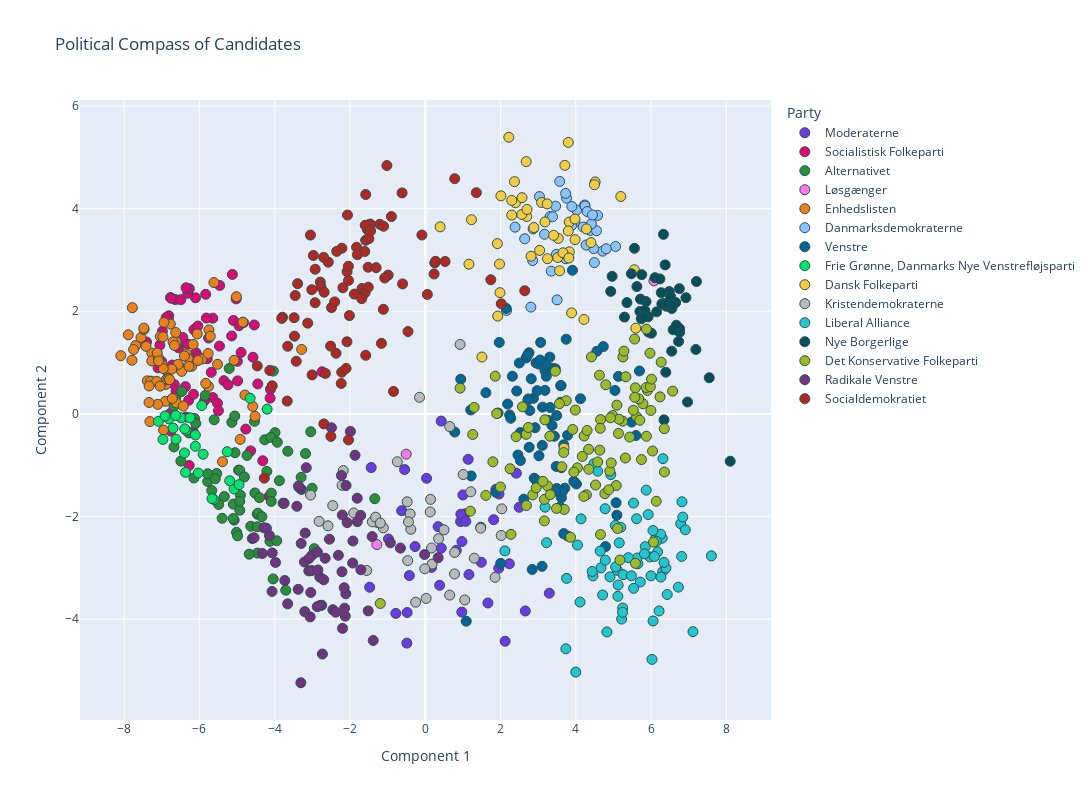

The notebook cell this image was saved under:
### Code cell
# Convert the PCA components to a DataFrame for use with Plotly
principal_df = pd.DataFrame(
    principal_components, columns=["Component 1", "Component 2"]
)

data = pd.read_excel("alldata.xlsx")

# Add candidate names and parties to this DataFrame
principal_df["Candidate"] = navn_col
principal_df["Party"] = parti_col
principal_df["Age"] = data["alder"]
principal_df["Constituency"] = data["storkreds"]

# Use Plotly Express to create the scatter plot
fig = px.scatter(
    principal_df,
    x="Component 1",
    y="Component 2",
    color="Party",
    hover_data=[
        "Candidate",
        "Party",
        "Age",
        "Constituency",
    ],  # configure hover information
    title="Political Compass of Candidates",
    color_discrete_map=party_colors,
)  # map party colors to the ones defined earlier

# Improve layout
fig.update_traces(
    marker=dict(
        size=10, line=dict(width=1, color="DarkSlateGrey")
    ),  # Customize point appearance
    textposition="top center",
)
fig.update_layout(
    showlegend=True,  # Show legend
    legend_title_text="Party",  # Legend title
    hovermode="closest",  # Hover only over the closest point
    height=800,
    width=1200,
)  # Adjust the size of the plot

# Show figure
fig.show()

### Figure 1 — Plotly figure (JSON) as saved in the notebook; plotly's stock layout.template omitted (floating-point values rounded to 4 significant figures; data arrays with more than 128 entries replaced by an {"elided": "..."} marker saying what was removed)
{"data": [{"customdata": {"elided": "42x4 mixed values"}, "hovertemplate": "Party=%{customdata[1]}<br>Component 1=%{x}<br>Component 2=%{y}<br>Candidate=%{customdata[0]}<br>Age=%{customdata[2]}<br>Constituency=%{customdata[3]}<extra></extra>", "legendgroup": "Moderaterne", "marker": {"color": "rgb(108, 57, 229)", "line": {"color": "DarkSlateGrey", "width": 1}, "size": 10, "symbol": "circle"}, "mode": "markers", "name": "Moderaterne", "orientation": "v", "showlegend": true, "textposition": "top center", "type": "scatter", "x": [3.362, -0.4901, 1.664, 0.1651, 1.139, 0.4243, -1.477, 1.816, 3.296, -0.2711, -4.221, 2.121, 1.489, 0.9387, -0.5505, 1.952, -1.438, 0.03463, 1.475, 2.495, 0.8232, 1.067, -0.782, 0.9451, 1.959, 0.3408, -0.4233, 1.16, 1.876, 2.419, 2.233, 2.658, 0.3808, 3.782, 1.002, 0.4237, 1.076, -0.6272, 0.9739, -0.978, -0.4816, 0.9708], "xaxis": "x", "y": [-1.517, -4.467, -3.685, -2.992, -0.8857, -2.617, -3.378, -2.062, -3.496, -2.585, -2.228, -4.431, -2.892, -2.098, -1.085, -3.01, -1.047, -1.255, -2.208, -1.821, -2.659, -1.945, -3.888, -1.956, -1.562, -2.197, -3.151, -3.131, -1.471, -1.156, -2.922, -3.841, -3.341, -2.38, -1.58, -0.1407, -2.094, -1.886, -2.488, -2.438, -3.871, -3.863], "yaxis": "y"}, {"customdata": {"elided": "70x4 mixed values"}, "hovertemplate": "Party=%{customdata[1]}<br>Component 1=%{x}<br>Component 2=%{y}<br>Candidate=%{customdata[0]}<br>Age=%{customdata[2]}<br>Constituency=%{customdata[3]}<extra></extra>", "legendgroup": "Socialistisk Folkeparti", "marker": {"color": "rgb(221, 8, 120)", "line": {"color": "DarkSlateGrey", "width": 1}, "size": 10, "symbol": "circle"}, "mode": "markers", "name": "Socialistisk Folkeparti", "orientation": "v", "showlegend": true, "textposition": "top center", "type": "scatter", "x": [-6.092, -7.052, -6.644, -4.641, -6.765, -6.558, -7.407, -7.101, -6.105, -5.647, -5.647, -6.374, -6.168, -4.319, -6.816, -6.256, -5.098, -6.781, -6.724, -5.463, -6.289, -4.544, -5.687, -6.494, -6.317, -5.835, -5.144, -4.115, -4.769, -6.361, -6.824, -5.758, -6.309, -5.522, -6.885, -6.669, -6.27, -5.497, -6.04, -5.794, -5.469, -7.005, -6.356, -2.743, -6.149, -6.77, -6.532, -6.445, -4.579, -5.35, -6.624, -4.147, -4.83, -6.044, -6.594, -6.987, -5.026, -6.752, -4.994, -5.817, -6.273, -4.452, -4.895, -6.16, -5.865, -5.242, -5.126, -4.124, -4.986, -4.949], "xaxis": "x", "y": [1.192, 1.341, 2.228, -0.7212, -0.336, 1.287, 1.402, 0.8968, 2.262, 0.3191, 1.865, 0.5311, -0.3494, -0.9136, 1.911, 1.096, 1.82, 0.008827, 0.9522, 2.503, 0.2635, 1.733, 0.81, 2.226, 1.361, 2.33, 1.519, 0.4782, -0.2962, -0.06233, 1.822, 1.478, 2.35, 0.2072, 1.878, 0.5706, 2.44, 0.05958, 1.118, 1.076, 1.322, 1.021, 2.457, 0.8208, 1.643, 2.266, 0.8992, 1.49, 1.104, 0.6473, 0.448, -1.606, 1.779, 1.712, 1.358, 1.609, 2.241, 2.253, 1.024, 1.867, -1.006, 0.5842, 1.198, 0.3824, 0.2598, 0.5662, 2.718, 0.307, 0.6434, 1.719], "yaxis": "y"}, {"customdata": {"elided": "67x4 mixed values"}, "hovertemplate": "Party=%{customdata[1]}<br>Component 1=%{x}<br>Component 2=%{y}<br>Candidate=%{customdata[0]}<br>Age=%{customdata[2]}<br>Constituency=%{customdata[3]}<extra></extra>", "legendgroup": "Alternativet", "marker": {"color": "rgb(42, 143, 57)", "line": {"color": "DarkSlateGrey", "width": 1}, "size": 10, "symbol": "circle"}, "mode": "markers", "name": "Alternativet", "orientation": "v", "showlegend": true, "textposition": "top center", "type": "scatter", "x": [-4.96, -4.038, -2.949, -4.46, -4.266, -4.93, -4.127, -6.13, -6.678, -4.736, -5.015, -6.633, -5.341, -4.912, -5.141, -5.101, -3.949, -4.461, -5.674, -6.679, -5.078, -4.537, -4.451, -5.063, -3.994, -3.877, -5.675, -3.299, -3.044, -4.092, -5.849, -3.708, -6.148, -5.781, -5.107, -3.653, -5.399, -6.493, -4.637, -3.008, -5.211, -4.527, -4.093, -5.61, -6.279, -5.056, -4.406, -4.102, -4.211, -3.183, -5.544, -4.341, -4.987, -6.099, -3.932, -6.472, -4.464, -5.49, -4.929, -4.042, -4.93, -4.679, -3.779, -1.342, -5.782, -4.807, -5.581], "xaxis": "x", "y": [-1.096, 0.8349, -2.626, -1.956, -0.5047, -1.099, -2.483, -0.08919, -0.6439, -0.8094, -2.308, 0.3056, -1.612, -1.584, -0.1642, -1.758, -2.472, -2.713, -1.493, 0.1489, -2.07, -0.1445, -1.936, -0.04199, -0.3655, -1.303, -1.215, -1.236, -0.348, -1.545, 0.3588, -3.437, -1.249, -1.318, -2.038, -0.7282, -2.035, -0.921, -2.19, -1.45, 0.8861, -1.541, -1.705, -0.1145, -0.3719, -0.7565, -1.633, -0.457, -1.121, -0.7743, -1.162, -2.003, -2.377, -0.1878, -0.5531, 0.4363, -2.198, -1.766, -1.877, -3.216, -1.705, -2.733, -1.742, -1.653, -1.167, -1.229, -1.265], "yaxis": "y"}, {"customdata": [["Tom Gillesberg", "Løsgænger", 58, "Københavns Storkreds"], ["Chresten H. Ibsen", "Løsgænger", 46, "Østjyllands Storkreds"], ["Rasmus Paludan", "Løsgænger", 40, "Sjællands Storkreds"]], "hovertemplate": "Party=%{customdata[1]}<br>Component 1=%{x}<br>Component 2=%{y}<br>Candidate=%{customdata[0]}<br>Age=%{customdata[2]}<br>Constituency=%{customdata[3]}<extra></extra>", "legendgroup": "Løsgænger", "marker": {"color": "rgb(255, 118, 237)", "line": {"color": "DarkSlateGrey", "width": 1}, "size": 10, "symbol": "circle"}, "mode": "markers", "name": "Løsgænger", "orientation": "v", "showlegend": true, "textposition": "top center", "type": "scatter", "x": [-0.5069, -1.287, 6.075], "xaxis": "x", "y": [-0.7847, -2.547, 2.592], "yaxis": "y"}, {"customdata": {"elided": "74x4 mixed values"}, "hovertemplate": "Party=%{customdata[1]}<br>Component 1=%{x}<br>Component 2=%{y}<br>Candidate=%{customdata[0]}<br>Age=%{customdata[2]}<br>Constituency=%{customdata[3]}<extra></extra>", "legendgroup": "Enhedslisten", "marker": {"color": "rgb(237, 128, 25)", "line": {"color": "DarkSlateGrey", "width": 1}, "size": 10, "symbol": "circle"}, "mode": "markers", "name": "Enhedslisten", "orientation": "v", "showlegend": true, "textposition": "top center", "type": "scatter", "x": [-4.522, -7.265, -5.93, -6.908, -6.51, -7.111, -7.784, -3.285, -6.875, -6.344, -6.892, -4.848, -7.292, -4.586, -5.749, -6.872, -7.794, -7.386, -6.872, -6.954, -6.774, -7.421, -6.204, -6.624, -7.042, -6.473, -7.697, -6.299, -6.569, -6.817, -7.296, -5.771, -6.945, -6.983, -6.611, -6.703, -6.632, -7.137, -5.761, -6.28, -7.892, -6.797, -6.06, -6.402, -6.97, -6.665, -8.091, -7.317, -6.431, -7.267, -5.834, -5.616, -6.736, -7.751, -6.722, -7.554, -7.341, -7.474, -7.091, -7.339, -7.479, -5.389, -6.17, -6.963, -4.792, -6.041, -7.047, -7.122, -4.919, -7.088, -5.081, -5.521, -5.018, -5.714], "xaxis": "x", "y": [-0.04769, 1.183, 1.069, 0.2453, 0.9064, 0.1862, 2.069, 1.256, 0.843, 1.172, 0.5739, 1.788, 0.639, 0.1458, 1.636, 0.6728, 1.046, 0.6442, 0.6785, -0.3151, 1.752, 1.316, 0.9283, 1.413, 1.509, 0.8288, 1.331, 1.076, 0.9654, 0.6912, 0.632, 1.178, 1.782, 0.947, 0.2131, 1.405, 1.587, 0.635, 0.5341, 0.9253, 1.542, 0.6671, 1.558, 1.13, 1.502, 1.333, 1.134, -0.1499, 0.1527, 1.033, 0.595, 2.559, 0.8723, 1.254, 0.3012, 1.488, 0.2224, 1.645, 1.094, 0.5442, 1.671, -0.9325, 1.355, 0.8825, 0.3669, 1.04, 0.5412, 1.187, -0.4973, 1.031, 1.044, 0.9662, 2.283, 1.514], "yaxis": "y"}, {"customdata": {"elided": "37x4 mixed values"}, "hovertemplate": "Party=%{customdata[1]}<br>Component 1=%{x}<br>Component 2=%{y}<br>Candidate=%{customdata[0]}<br>Age=%{customdata[2]}<br>Constituency=%{customdata[3]}<extra></extra>", "legendgroup": "Danmarksdemokraterne", "marker": {"color": "rgb(138, 195, 255)", "line": {"color": "DarkSlateGrey", "width": 1}, "size": 10, "symbol": "circle"}, "mode": "markers", "name": "Danmarksdemokraterne", "orientation": "v", "showlegend": true, "textposition": "top center", "type": "scatter", "x": [2.853, 4.389, 3.755, 3.314, 4.025, 4.236, 3.463, 4.245, 3.347, 4.301, 3.729, 4.712, 4.55, 3.502, 3.975, 2.641, 3.381, 4.473, 4.414, 5.057, 4.493, 2.161, 3.169, 2.805, 3.888, 4.195, 2.386, 3.893, 3.573, 4.579, 3.734, 3.484, 3.034, 4.274, 4.808, 2.866, 4.443], "xaxis": "x", "y": [2.989, 3.576, 4.204, 3.845, 3.972, 4.071, 4.048, 4.052, 2.782, 3.944, 4.297, 3.171, 3.57, 2.222, 3.739, 3.412, 3.842, 3.221, 3.702, 3.263, 2.948, 2.017, 3.501, 2.081, 3.671, 3.641, 3.639, 4.041, 4.531, 3.868, 3.022, 3.108, 4.235, 3.291, 3.219, 3.605, 3.877], "yaxis": "y"}, {"customdata": {"elided": "84x4 mixed values"}, "hovertemplate": "Party=%{customdata[1]}<br>Component 1=%{x}<br>Component 2=%{y}<br>Candidate=%{customdata[0]}<br>Age=%{customdata[2]}<br>Constituency=%{customdata[3]}<extra></extra>", "legendgroup": "Venstre", "marker": {"color": "rgb(0, 102, 151)", "line": {"color": "DarkSlateGrey", "width": 1}, "size": 10, "symbol": "circle"}, "mode": "markers", "name": "Venstre", "orientation": "v", "showlegend": true, "textposition": "top center", "type": "scatter", "x": [3.479, 0.7826, 3.065, 3.708, 3.494, 5.091, 3.91, 3.783, 3.179, 3.116, 1.218, 3.109, 5.07, 2.463, 2.894, 2.841, 3.315, 1.934, 4.788, 2.617, 3.216, 2.241, 1.088, 2.917, 3.021, 2.189, 2.68, 4.73, 3.62, 2.314, 3.181, 4.016, 3.677, 5.691, 5.598, 3.103, 3.745, 2.755, 2.004, 2.875, 3.262, 3.381, 3.309, 0.9423, 2.944, 2.499, 4.56, 2.721, 2.149, 3.014, 3.593, 2.776, 2.815, 3.49, 2.738, 3.6, 1.61, 2.76, 3.368, 3.643, 3.43, 5.133, 1.966, 3.21, 5.04, 3.679, 1.207, 3.455, 4.124, 5.483, 3.606, 2.728, 2.271, 2.43, 3.051, 1.874, 2.961, 2.528, 3.472, 3.614, 3.581, 2.973, 2.526, 3.947], "xaxis": "x", "y": [-1.024, -0.3538, 1.393, -1.448, -1.454, -1.974, 2.799, -0.4149, 0.4579, 0.1318, -1.209, -0.6144, -1.731, -0.8023, -1.255, -3.032, 0.1244, 0.01755, -2.586, -1.662, 0.7335, -0.02127, -4.041, -0.2685, -0.8163, 0.1913, 1.091, 1.312, -1.634, 0.7334, 0.8406, -1.367, -0.6034, 0.8362, -0.4219, -2.971, 1.455, 1.191, -2.913, 0.3032, -0.1241, 0.8887, 1.106, 0.676, 0.9941, 0.9918, 1.221, 1.148, 2.056, 0.9702, 0.2264, 0.06494, 0.6845, -0.03243, 0.2901, 0.5494, 0.413, -0.6513, -0.2257, -1.513, -0.436, 0.7315, 1.393, 0.9617, 0.457, -2.333, 0.07573, 0.8787, 0.2941, -0.1591, 0.553, 0.2697, -0.0854, 0.4456, 1.05, -1.528, -1.303, -0.9088, -1.507, -1.048, -1.816, 0.4529, -0.3645, -1.315], "yaxis": "y"}, {"customdata": [["Ali Khatib", "Frie Grønne, Danmarks Nye Venstrefløjsparti", 27, "Østjyllands Storkreds"], ["Sara Hvidbak Grouleff", "Frie Grønne, Danmarks Nye Venstrefløjsparti", 33, "Østjyllands Storkreds"], ["Mohamed Abdikarim", "Frie Grønne, Danmarks Nye Venstrefløjsparti", 33, "Østjyllands Storkreds"], ["Karina Dammand", "Frie Grønne, Danmarks Nye Venstrefløjsparti", 42, "Østjyllands Storkreds"], ["Niko Grünfeld", "Frie Grønne, Danmarks Nye Venstrefløjsparti", 47, "Østjyllands Storkreds"], ["Iben Kirstine Parmann", "Frie Grønne, Danmarks Nye Venstrefløjsparti", 26, "Københavns Storkreds"], ["Daniel Tomicic", "Frie Grønne, Danmarks Nye Venstrefløjsparti", 26, "Københavns Storkreds"], ["Sikandar Siddique", "Frie Grønne, Danmarks Nye Venstrefløjsparti", 36, "Københavns Storkreds"], ["Elise Bjerkrheim", "Frie Grønne, Danmarks Nye Venstrefløjsparti", 48, "Københavns Storkreds"], ["Rashid Ali", "Frie Grønne, Danmarks Nye Venstrefløjsparti", 38, "Københavns Storkreds"], ["Rajesh Holmen", "Frie Grønne, Danmarks Nye Venstrefløjsparti", 34, "Københavns Storkreds"], ["Sazan Garmiyani", "Frie Grønne, Danmarks Nye Venstrefløjsparti", 29, "Københavns Storkreds"], ["Esra Ocak", "Frie Grønne, Danmarks Nye Venstrefløjsparti", 33, "Nordjyllands Storkreds"], ["Susanne Zimmer", "Frie Grønne, Danmarks Nye Venstrefløjsparti", 62, "Nordjyllands Storkreds"], ["Nishan Ganesh", "Frie Grønne, Danmarks Nye Venstrefløjsparti", 35, "Fyns Storkreds"], ["Rishi Balachandran", "Frie Grønne, Danmarks Nye Venstrefløjsparti", 31, "Vestjyllands Storkreds"], ["Marianne Karlberg", "Frie Grønne, Danmarks Nye Venstrefløjsparti", 58, "Sydjyllands Storkreds"], ["Xenia Anderson", "Frie Grønne, Danmarks Nye Venstrefløjsparti", 20, "Sjællands Storkreds"], ["Ahmet Üzümcü", "Frie Grønne, Danmarks Nye Venstrefløjsparti", 35, "Sjællands Storkreds"], ["Jasmin Kaur", "Frie Grønne, Danmarks Nye Venstrefløjsparti", 21, "Sjællands Storkreds"], ["Yadvinder Singh", "Frie Grønne, Danmarks Nye Venstrefløjsparti", 30, "Sjællands Storkreds"], ["Clara Rebecca Svarc", "Frie Grønne, Danmarks Nye Venstrefløjsparti", 31, "Nordsjællands Storkreds"], ["Lars Oskan-Henriksen", "Frie Grønne, Danmarks Nye Venstrefløjsparti", 51, "Nordsjællands Storkreds"], ["Sabrina Raaschou Brammer", "Frie Grønne, Danmarks Nye Venstrefløjsparti", 22, "Københavns Omegns Storkreds"], ["Aqeel Akhtar", "Frie Grønne, Danmarks Nye Venstrefløjsparti", 31, "Københavns Omegns Storkreds"], ["Asham Nadeem", "Frie Grønne, Danmarks Nye Venstrefløjsparti", 26, "Københavns Omegns Storkreds"]], "hovertemplate": "Party=%{customdata[1]}<br>Component 1=%{x}<br>Component 2=%{y}<br>Candidate=%{customdata[0]}<br>Age=%{customdata[2]}<br>Constituency=%{customdata[3]}<extra></extra>", "legendgroup": "Frie Grønne, Danmarks Nye Venstrefløjsparti", "marker": {"color": "rgb(0, 230, 106)", "line": {"color": "DarkSlateGrey", "width": 1}, "size": 10, "symbol": "circle"}, "mode": "markers", "name": "Frie Grønne, Danmarks Nye Venstrefløjsparti", "orientation": "v", "showlegend": true, "textposition": "top center", "type": "scatter", "x": [-4.204, -5.617, -6.399, -6.371, -6.109, -6.702, -6.489, -6.109, -6.813, -7.092, -6.032, -4.655, -5.668, -5.081, -5.94, -6.63, -4.949, -6.356, -5.903, -5.264, -6.392, -6.971, -6.915, -6.624, -5.197, -6.25], "xaxis": "x", "y": [0.09137, -1.667, -0.761, -1.139, -0.6314, -0.2769, -0.0765, -0.4111, -0.09616, -0.1441, -1.152, 0.3056, -1.652, -1.463, 0.162, -0.03159, -1.378, -0.3179, -0.7862, -0.7374, -0.2907, -0.4972, -0.04182, -0.495, -1.303, -0.07606], "yaxis": "y"}, {"customdata": {"elided": "49x4 mixed values"}, "hovertemplate": "Party=%{customdata[1]}<br>Component 1=%{x}<br>Component 2=%{y}<br>Candidate=%{customdata[0]}<br>Age=%{customdata[2]}<br>Constituency=%{customdata[3]}<extra></extra>", "legendgroup": "Dansk Folkeparti", "marker": {"color": "rgb(243, 205, 65)", "line": {"color": "DarkSlateGrey", "width": 1}, "size": 10, "symbol": "circle"}, "mode": "markers", "name": "Dansk Folkeparti", "orientation": "v", "showlegend": true, "textposition": "top center", "type": "scatter", "x": [5.554, 2.22, 3.825, 2.396, 2.297, 3.887, 0.3952, 1.16, 3.247, 3.801, 3.569, 3.18, 5.594, 4.216, 3.981, 3.709, 2.681, 3.519, 4.513, 3.828, 2.886, 3.534, 2.81, 4.403, 4.283, 3.091, 3.41, 2.696, 3.239, 3.977, 4.495, 5.196, 3.66, 1.972, 2.565, 2.009, 1.926, 1.985, 1.227, 2.703, 2.37, 3.815, 1.916, 2.571, 3.038, 3.8, 2.298, 1.505, 3.688], "xaxis": "x", "y": [2.809, 5.391, 3.737, 4.113, 3.874, 1.969, 3.645, 2.917, 3.024, 3.567, 2.788, 3.74, 1.67, 1.84, 3.396, 4.844, 4.916, 3.047, 4.52, 3.159, 3.631, 3.419, 3.072, 3.339, 3.605, 4.121, 3.48, 3.847, 4.093, 3.797, 4.466, 4.237, 3.139, 2.92, 3.887, 4.249, 1.906, 2.363, 3.785, 3.984, 4.526, 3.038, 3.318, 4.214, 3.186, 5.291, 4.161, 1.108, -0.6672], "yaxis": "y"}, {"customdata": {"elided": "42x4 mixed values"}, "hovertemplate": "Party=%{customdata[1]}<br>Component 1=%{x}<br>Component 2=%{y}<br>Candidate=%{customdata[0]}<br>Age=%{customdata[2]}<br>Constituency=%{customdata[3]}<extra></extra>", "legendgroup": "Kristendemokraterne", "marker": {"color": "rgb(186, 186, 186)", "line": {"color": "DarkSlateGrey", "width": 1}, "size": 10, "symbol": "circle"}, "mode": "markers", "name": "Kristendemokraterne", "orientation": "v", "showlegend": true, "textposition": "top center", "type": "scatter", "x": [0.1394, 0.6498, -0.4815, 2.032, 0.1789, -0.4039, -2.211, -2.458, -3.049, 1.049, 0.777, 0.1676, -1.276, -1.407, -2.822, -0.7428, -1.115, -1.32, 0.6475, 1.006, -0.3838, 0.7806, -0.2568, 0.4974, 2.017, 1.471, 1.856, -0.4474, -2.181, -0.4675, -1.194, 0.02251, 1.302, -0.01369, -0.1533, 0.925, 1.209, 0.3531, -1.903, -1.556, -2.585, 0.131], "xaxis": "x", "y": [-1.666, -0.2475, -1.714, -1.851, -2.928, -1.95, -1.393, -1.787, -1.582, -3.626, -3.119, -2.614, -2.117, -2.104, -2.095, -0.9329, -2.221, -2.012, -3.532, -1.182, -2.249, -2.699, -3.67, -2.261, -2.37, -2.227, -3.185, -2.104, -1.105, -2.859, -2.128, -3.596, -2.812, -3.018, 0.3231, 1.354, -1.518, -2.432, -1.93, -3.052, -2.182, -1.911], "yaxis": "y"}, {"customdata": {"elided": "70x4 mixed values"}, "hovertemplate": "Party=%{customdata[1]}<br>Component 1=%{x}<br>Component 2=%{y}<br>Candidate=%{customdata[0]}<br>Age=%{customdata[2]}<br>Constituency=%{customdata[3]}<extra></extra>", "legendgroup": "Liberal Alliance", "marker": {"color": "rgb(33, 198, 207)", "line": {"color": "DarkSlateGrey", "width": 1}, "size": 10, "symbol": "circle"}, "mode": "markers", "name": "Liberal Alliance", "orientation": "v", "showlegend": true, "textposition": "top center", "type": "scatter", "x": [2.116, 6.821, 3.755, 5.845, 5.713, 5.118, 5.872, 5.649, 5.974, 4.78, 6.309, 6.212, 5.104, 4.112, 3.735, 5.615, 6.26, 4.668, 5.246, 6.296, 3.183, 4.929, 5.05, 6.119, 4.907, 6.395, 6.052, 4.045, 6.173, 4.455, 5.057, 5.218, 6.256, 4.785, 6.14, 5.626, 6.051, 4.481, 6.344, 6.09, 4.826, 6.787, 5.534, 6.429, 5.824, 6.315, 6.843, 4.436, 5.154, 5.924, 6.813, 5.536, 4.138, 6.91, 5.243, 5.394, 5.195, 3.223, 7.112, 5.996, 6.024, 4.713, 7.603, 4.581, 5.125, 5.256, 5.477, 3.998, 4.647, 6.725], "xaxis": "x", "y": [-2.67, -1.713, -3.205, -2.588, -3.277, -3.555, -1.486, -2.919, -2.789, -1.849, -3.074, -3.84, -3.049, -3.667, -4.578, -2.043, -3.18, -3.0, -3.783, -2.423, -1.818, -1.183, -2.174, -2.428, -3.177, -3.004, -4.036, -2.556, -2.69, -3.157, -2.982, -3.999, -2.345, -2.851, -2.485, -2.81, -2.274, -0.972, -2.895, -2.779, -4.25, -2.139, -1.738, -3.52, -2.727, -0.872, -2.011, -3.071, -2.514, -1.962, -2.778, -3.399, -2.046, -2.259, -3.866, -2.802, -2.211, -2.511, -4.244, -3.156, -4.784, -3.529, -2.767, -1.116, -3.335, -3.133, -3.155, -5.032, -2.674, -3.377], "yaxis": "y"}, {"customdata": {"elided": "51x4 mixed values"}, "hovertemplate": "Party=%{customdata[1]}<br>Component 1=%{x}<br>Component 2=%{y}<br>Candidate=%{customdata[0]}<br>Age=%{customdata[2]}<br>Constituency=%{customdata[3]}<extra></extra>", "legendgroup": "Nye Borgerlige", "marker": {"color": "rgb(5, 79, 92)", "line": {"color": "DarkSlateGrey", "width": 1}, "size": 10, "symbol": "circle"}, "mode": "markers", "name": "Nye Borgerlige", "orientation": "v", "showlegend": true, "textposition": "top center", "type": "scatter", "x": [6.008, 6.103, 6.149, 5.359, 5.922, 5.703, 5.866, 5.718, 6.758, 6.647, 6.401, 6.355, 7.205, 6.286, 6.555, 6.415, 6.344, 5.623, 7.19, 6.235, 6.374, 5.476, 5.74, 5.293, 5.838, 6.968, 8.102, 6.756, 6.329, 6.551, 6.482, 5.931, 6.585, 6.647, 4.928, 5.558, 6.647, 6.671, 4.964, 6.538, 6.547, 6.271, 5.814, 7.545, 6.517, 6.731, 5.752, 6.391, 6.926, 6.752, 6.538], "xaxis": "x", "y": [1.572, 2.655, 1.989, 2.169, 1.892, 1.996, 2.188, 2.237, 1.59, 2.168, 2.098, 2.153, 2.579, 2.144, 2.093, 2.135, -0.1163, 2.482, 1.255, 2.63, 2.904, 2.731, 1.854, 1.886, 2.011, 0.2316, -0.9228, 1.661, 3.499, 2.053, 2.385, 1.593, 1.64, 2.168, 2.387, 3.227, 2.168, 1.728, 2.68, 2.127, 1.223, 2.363, 1.894, 0.7036, 2.29, 1.411, 2.713, 0.8118, 2.265, 2.44, 2.127], "yaxis": "y"}, {"customdata": {"elided": "98x4 mixed values"}, "hovertemplate": "Party=%{customdata[1]}<br>Component 1=%{x}<br>Component 2=%{y}<br>Candidate=%{customdata[0]}<br>Age=%{customdata[2]}<br>Constituency=%{customdata[3]}<extra></extra>", "legendgroup": "Det Konservative Folkeparti", "marker": {"color": "rgb(158, 186, 39)", "line": {"color": "DarkSlateGrey", "width": 1}, "size": 10, "symbol": "circle"}, "mode": "markers", "name": "Det Konservative Folkeparti", "orientation": "v", "showlegend": true, "textposition": "top center", "type": "scatter", "x": [4.582, 4.34, 1.198, 5.563, 2.254, 6.064, 3.86, 5.615, 2.414, 3.629, 4.22, 4.043, 4.282, 1.796, 4.3, 3.164, 3.949, 5.971, 5.074, 5.529, 3.164, 3.987, 3.247, 5.7, 5.784, 6.573, 6.351, 5.172, 3.456, 5.316, 5.582, 5.994, 2.856, 4.171, 2.687, 0.9245, 1.859, 6.237, 5.432, 1.898, 5.906, 4.772, 2.682, 4.415, 5.252, 6.268, 5.279, 5.876, 1.261, 3.178, 2.948, 4.903, 5.247, 4.214, 4.657, 3.311, 5.872, 2.278, 6.355, 3.126, 3.745, 5.091, 6.137, 2.583, 6.039, 5.674, 4.658, 5.133, 3.565, 1.608, 5.567, 4.98, 1.997, -1.196, 3.692, 5.149, 3.319, 5.33, 5.745, 5.876, 5.981, 4.796, 2.739, 1.299, 4.874, 4.649, 3.678, 3.916, 4.923, 6.011, 5.108, 5.585, 3.487, 4.344, 4.636, 4.525, 4.628, 4.941], "xaxis": "x", "y": [-0.9368, -0.6898, -1.896, 1.458, -1.07, -2.499, -2.405, -0.0545, -0.4445, -1.031, -0.43, -1.052, -1.577, -0.9343, -0.3232, -1.666, -1.135, 1.183, -1.396, 0.07157, -2.085, 0.07375, -1.404, -0.1239, 0.1975, 0.4441, -0.2888, -2.849, 0.8322, -0.8602, 0.5073, 0.06662, -1.578, -0.8292, -1.785, 0.5014, 0.7343, 0.3318, -0.451, 0.006921, 0.4564, -1.554, -0.399, 1.11, 1.109, 1.008, 1.223, -0.4355, -0.4009, -0.1151, -1.441, -1.114, -0.1416, -1.609, -2.352, -0.4354, 0.513, -2.348, -1.133, -1.314, 0.2571, 0.1699, -1.703, 0.1376, -0.7236, 0.293, -0.1116, -0.3814, 0.1987, -1.589, 0.324, -0.03107, -1.425, -3.695, -1.862, -0.1038, -1.573, 0.7231, -0.8907, 1.653, 0.5294, 0.5674, -0.2644, 0.1267, -1.479, -0.2817, -0.7535, -0.3022, -0.07642, 0.6773, -2.234, -2.913, -1.843, -1.079, -0.7068, -1.386, 0.7536, -0.9556], "yaxis": "y"}, {"customdata": {"elided": "67x4 mixed values"}, "hovertemplate": "Party=%{customdata[1]}<br>Component 1=%{x}<br>Component 2=%{y}<br>Candidate=%{customdata[0]}<br>Age=%{customdata[2]}<br>Constituency=%{customdata[3]}<extra></extra>", "legendgroup": "Radikale Venstre", "marker": {"color": "rgb(113, 50, 128)", "line": {"color": "DarkSlateGrey", "width": 1}, "size": 10, "symbol": "circle"}, "mode": "markers", "name": "Radikale Venstre", "orientation": "v", "showlegend": true, "textposition": "top center", "type": "scatter", "x": [-0.6605, -4.068, -3.21, -2.077, -1.806, -1.716, -1.923, -2.733, -1.384, -2.457, -4.331, -2.214, -3.657, -2.112, -3.98, -3.298, -3.096, -2.802, -3.059, -2.754, -1.412, -3.005, -3.377, -3.013, -2.229, -2.155, -3.043, -2.381, -1.867, -1.517, -4.596, -2.699, 0.3421, -3.191, -2.661, -2.794, -3.751, -0.01742, -3.087, -2.494, -1.712, -3.162, -0.9281, -3.292, -4.549, -2.867, -4.141, -1.93, -3.355, -4.287, -3.203, -2.872, -1.991, -3.733, -2.126, -3.413, -2.547, -2.144, -3.306, -4.072, -2.309, -2.105, -2.204, -3.368, -2.853, -2.199, -1.808], "xaxis": "x", "y": [-2.615, -2.709, -2.886, -2.118, -2.099, -1.979, -2.477, -4.68, -4.416, -3.816, -2.721, -3.077, -3.702, -3.506, -2.895, -2.525, -3.06, -3.182, -3.956, -3.729, -2.391, -2.749, -3.419, -3.054, -1.2, -3.388, -3.481, -3.865, -0.806, -3.839, -2.43, -3.232, -2.802, -2.323, -2.813, -3.732, -1.742, -2.74, -2.817, -0.2702, -3.038, -1.05, -2.512, -1.473, -2.412, -2.692, -2.372, -2.907, -1.435, -2.219, -3.854, -3.757, -0.3408, -3.247, -3.942, -1.801, -2.442, -3.787, -5.24, -3.46, -2.756, -1.396, -1.971, -1.405, -3.043, -4.18, -1.643], "yaxis": "y"}, {"customdata": {"elided": "87x4 mixed values"}, "hovertemplate": "Party=%{customdata[1]}<br>Component 1=%{x}<br>Component 2=%{y}<br>Candidate=%{customdata[0]}<br>Age=%{customdata[2]}<br>Constituency=%{customdata[3]}<extra></extra>", "legendgroup": "Socialdemokratiet", "marker": {"color": "rgb(179, 39, 34)", "line": {"color": "DarkSlateGrey", "width": 1}, "size": 10, "symbol": "circle"}, "mode": "markers", "name": "Socialdemokratiet", "orientation": "v", "showlegend": true, "textposition": "top center", "type": "scatter", "x": [-0.09055, -3.795, -3.051, -2.041, 1.741, -1.674, -3.393, -2.655, -3.486, -3.43, -1.165, -3.006, -4.278, -2.975, -1.883, -1.21, -2.235, -2.509, -4.068, -2.221, -3.67, -1.681, -2.216, -3.476, -2.491, -1.519, 2.019, -2.081, -1.465, -1.306, -0.8436, -1.533, 0.2339, -3.656, -1.599, -0.986, -2.926, 1.357, -3.815, -3.016, -1.585, -3.124, -1.498, -0.6168, -1.583, 0.5262, -2.371, -3.456, -1.515, -2.016, -2.789, -1.019, -2.079, 0.2515, -1.078, -0.6034, -1.114, -2.353, -2.105, 2.643, -2.041, 0.7814, -1.583, -1.608, -2.044, 0.0552, -0.9005, -1.596, -2.189, -1.825, -4.465, -1.108, -2.578, -1.453, -2.516, -2.928, -2.41, -2.067, -2.694, -2.772, 0.2725, -1.689, -2.7, -2.688, -1.803, -0.4595, -4.131], "xaxis": "x", "y": [3.486, 1.884, 3.485, 2.6, 2.614, 2.3, 2.537, 0.7884, 1.874, 1.025, 1.375, 0.7596, -1.252, 3.087, 2.335, 3.695, 0.5925, -0.4389, 0.5476, 0.8127, 0.2492, 2.444, 3.229, 1.515, 2.071, 2.858, 2.145, 1.406, 3.701, 2.85, 0.4371, 3.585, 2.727, 1.318, 2.363, 2.705, 2.819, 4.311, 1.861, 2.421, 3.382, 1.769, 3.415, 4.307, 4.275, 2.971, 1.181, 2.306, 2.469, 1.915, 2.569, 4.84, 2.772, 2.942, 2.648, 2.533, 2.038, 3.167, 0.886, 2.399, -0.5077, 4.584, 1.142, 3.166, 2.878, 2.328, 3.845, 3.676, 2.458, 3.248, 0.9346, 3.656, 2.957, 3.567, 1.321, 2.167, 2.182, 3.875, -0.1947, 2.475, 2.973, 2.246, 3.05, 2.372, 3.104, 1.605, 0.8463], "yaxis": "y"}], "layout": {"height": 800, "hovermode": "closest", "legend": {"title": {"text": "Party"}, "tracegroupgap": 0}, "showlegend": true, "title": {"text": "Political Compass of Candidates"}, "width": 1200, "xaxis": {"anchor": "y", "domain": [0, 1], "title": {"text": "Component 1"}}, "yaxis": {"anchor": "x", "domain": [0, 1], "title": {"text": "Component 2"}}}}
